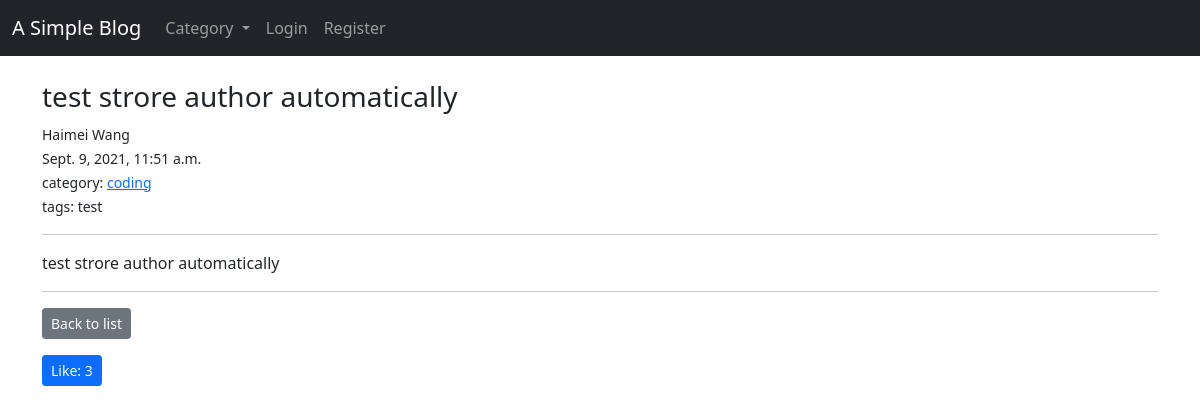
The page /article/25/ on the database its author committed.
### myBlog/models.py (models this page shows, shortened)
class Post(models.Model):
    title = models.CharField(max_length=255)
    author = models.ForeignKey(User, on_delete=CASCADE, null=False)
    tag = models.CharField(max_length=255)
    category = models.CharField(max_length=50, default="coding")
    body = RichTextField(blank=True, null=True)
    post_time = models.DateTimeField(auto_now_add=True)
    likes = models.ManyToManyField(User, related_name="like_list")
    class Meta:
        ordering = ['-post_time']
    def total_likes(self):
        return self.likes.count()

### myBlog/views.py (the view)
# urls.py: path('article/<int:pk>/', views.ArticleDetailView.as_view(),
class ArticleDetailView(generic.DetailView):
    model = Post
    template_name = 'myBlog/article_detail.html'
    def get_context_data(self, **kwargs):
        post = get_object_or_404(Post, pk=self.kwargs['pk'])
        liked = False
        if post.likes.filter(pk=self.request.user.id):
            liked = True
        context = super().get_context_data(**kwargs)
        context['liked'] = liked
        return context

### myBlog/context_processors.py (called while the page is built)
def get_category_list(request):
    category_list = Category.objects.all()
    return {
        'category_list': category_list,
    }

### myBlog/models.py (called while the page is built)
    def __str__(self):
        return self.name

### myBlog/templates/myBlog/article_detail.html (shortened to what this page needs)
{% extends 'base.html' %}  {% block body %}
<br>
<h3>{{ post.title }}</h3>
<small>{{ post.author.first_name }} {{ post.author.last_name }}</small>
<br />
<small>{{ post.post_time }}</small>
<br />
<small>category: <a href="{% url 'category_posts' post.category %}">{{ post.category }}</a></small>
<br />
<small>tags: {{ post.tag }}</small>
<hr />
<p>{{ post.body|safe }}</p>
<hr>
<p>
	<a href="{% url 'home' %}" class="btn btn-secondary btn-sm">Back to list</a>
	<br>
	<form action="{% url 'like' post.pk %}" method="POST">
		<button class="{% if liked %} btn btn-danger btn-sm {% endif %} btn btn-primary btn-sm">Like:
			{{ post.total_likes }}</button>
	</form>
</p>
{% endblock %}

### rows shown on the page
Post: title "test strore author automatically", author.first_name "Haimei", author.last_name "Wang", post_time "Sept. 9, 2021, 11:51 a.m.", category "coding", tag "test", body "test strore author automatically", total_likes "3"
